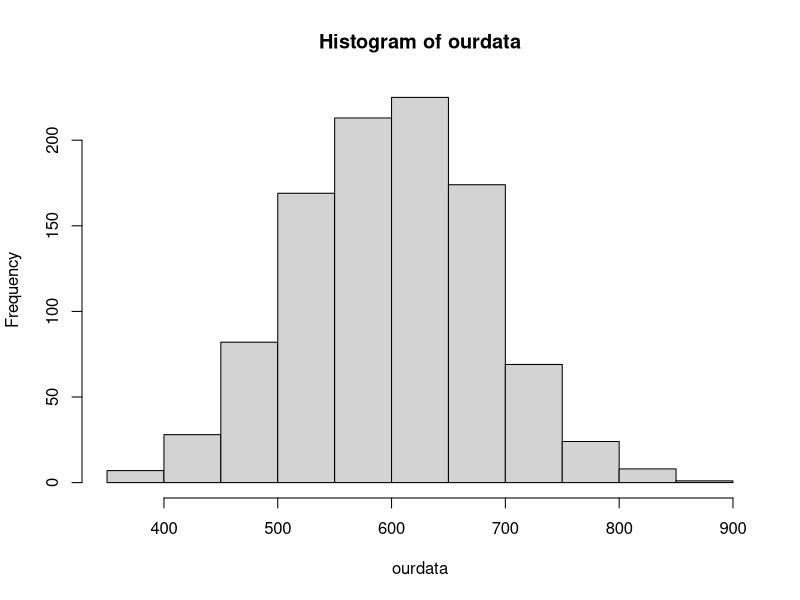
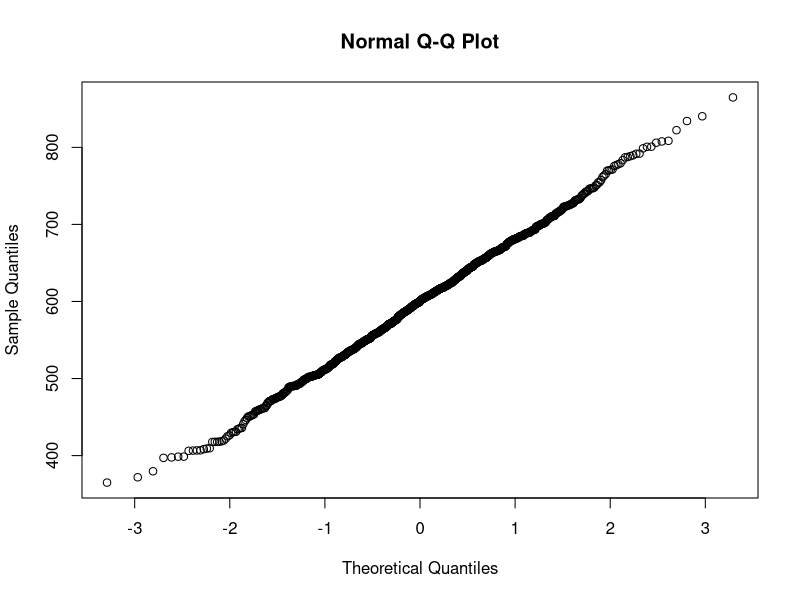
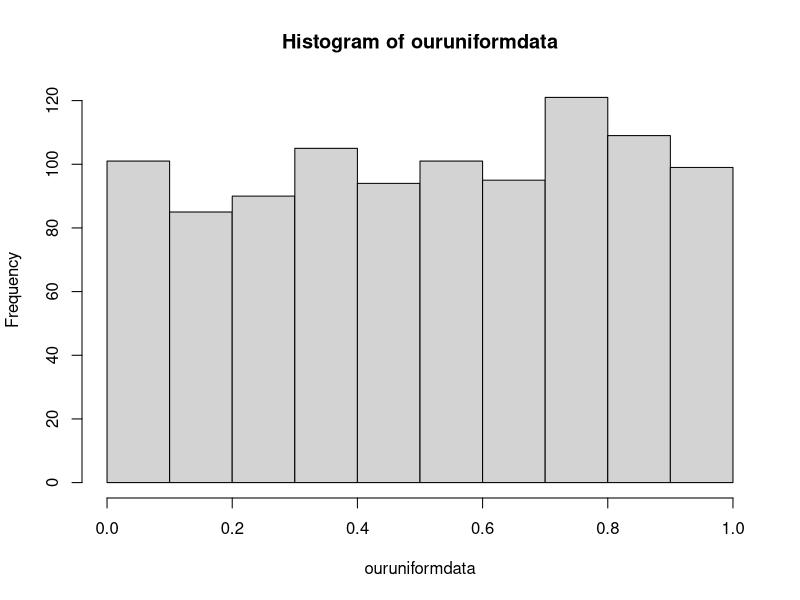
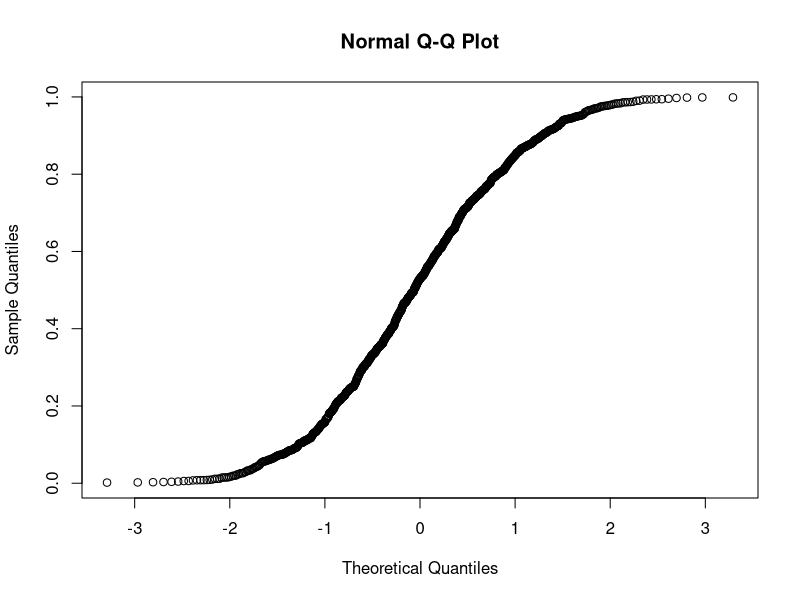

These charts were generated, in order, by the following R code:
'Normally distributed data - ourdata'
set.seed(2489)
ourdata = rnorm(1000, 
                mean=600, 
                sd=80)
hist(ourdata)
qqnorm(ourdata)

'Uniformly distributed data - ouruniformdata'
set.seed(2489)
ouruniformdata = runif(1000)
hist(ouruniformdata)
# quantile-quantile plot
qqnorm(ouruniformdata)

'H0 of the two tests = dataset is normally distributed. so if this is the 
case the p value will be > 0.05
H1: dataset is not normally distributed'

' 2 tests for normality:
1. Shapiro Wilk Test(max number of observations is 5k)
2. Anderson Darling Test
'

################# Shapiro Wilk Test
? shapiro.test
shapiro.test(ourdata) # p value = 0.5881 > 0.05 H0 is true
shapiro.test(ouruniformdata) # p-value < 2.2e-16, reject H0, this means for this
# dataset we'd have to use non parametric tests
# Testing normality over a column
shapiro.test(iris$Sepal.Length) # p-value = 0.01018, reject H0


################# Anderson Darling Test
library(nortest)
? ad.test
ad.test(ourdata) # p-value = 0.6395, H0 is true
ad.test(ouruniformdata) # p-value < 2.2e-16, H0 is rejected
